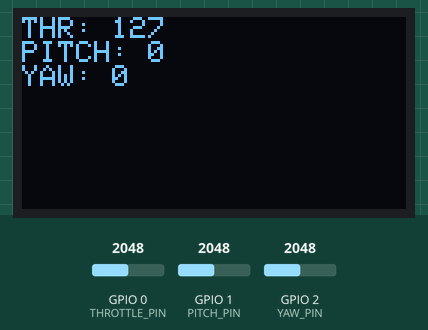
Simulated run of this sketch. Board: ESP32. Shown: 128×64 one-colour display. The inputs (shaded band) are chosen by the test bench; at power-on: GPIO 0 (THROTTLE_PIN) = 2048, GPIO 1 (PITCH_PIN) = 2048, GPIO 2 (YAW_PIN) = 2048.

Above: at 1.5 s.
1.6 s: GPIO 0 (THROTTLE_PIN) set to 2866
At 2.8 s:
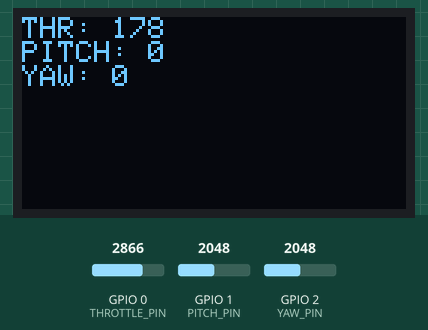
3.1 s: GPIO 1 (PITCH_PIN) set to 2866
At 3.5 s:
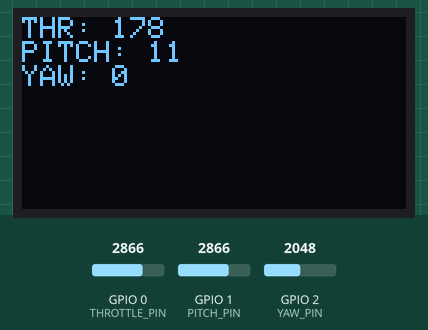
4.6 s: GPIO 2 (YAW_PIN) set to 2866
At 5.4 s:
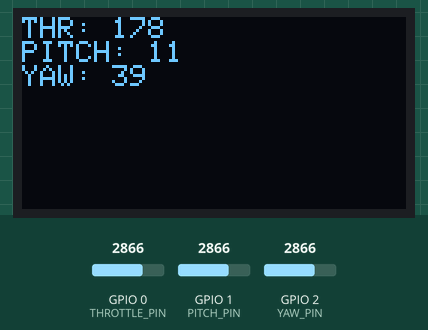
6.1 s: GPIO 0 (THROTTLE_PIN) set to 3603
At 7.3 s:
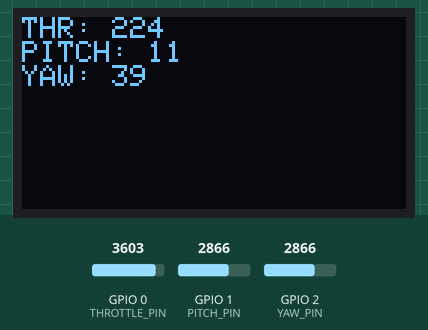
7.6 s: GPIO 1 (PITCH_PIN) set to 3603
At 8.1 s:
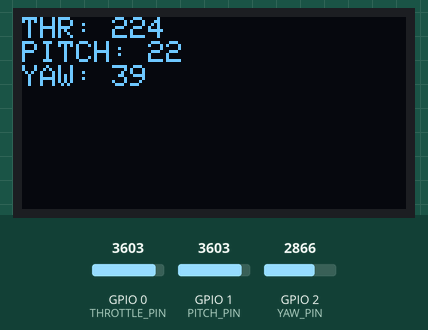
9.1 s: GPIO 2 (YAW_PIN) set to 3603
At 10.0 s:
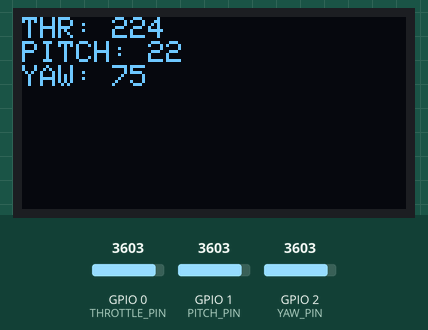
Timing chart, 0 to 11.6 s (numbered marks = the images above; inputs shaded):
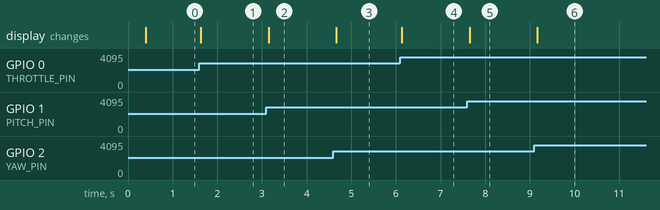

Measured:
- after the input at 1.6 s, the display: changes at once (image 1)
- after the input at 3.1 s, the display: changes after 0.05 s (image 2)
- after the input at 4.6 s, the display: changes after 0.07 s (image 3)
- after the input at 6.1 s, the display: changes at once (image 4)
- after the input at 7.6 s, the display: changes after 0.05 s (image 5)
- after the input at 9.1 s, the display: changes after 0.07 s (image 6)

The sketch:

Joystick.ino
```cpp
#include <Wire.h>
#include <Adafruit_GFX.h>
#include <Adafruit_SSD1306.h>
#include <WiFi.h>
#include <esp_now.h>

// ================= OLED =================
#define SCREEN_WIDTH 128
#define SCREEN_HEIGHT 64
#define OLED_ADDR 0x3C

#define SDA_PIN 10
#define SCL_PIN 9

Adafruit_SSD1306 display(SCREEN_WIDTH, SCREEN_HEIGHT, &Wire, -1);

// ================= JOYSTICKS =================
#define THROTTLE_PIN 0   // лівий джойстик вертикаль
#define PITCH_PIN    1   // правий джойстик вертикаль
#define YAW_PIN      2   // правий джойстик горизонталь

#define DEADZONE 300

int thrCenter, pitchCenter, yawCenter;

// ================= ESP-NOW =================
// ❗ ВПИШИ MAC ДРОНА
uint8_t droneMAC[] = {0x24,0x6F,0x28,0xAA,0xBB,0xCC};

typedef struct {
  uint16_t throttle;
  int16_t pitch;
  int16_t yaw;
} ControlData;

ControlData data;

// ================= FUNCTIONS =================
int applyDeadzone(int v, int center) {
  if (abs(v - center) < DEADZONE) return center;
  return v;
}

void calibrate() {
  long t=0,p=0,y=0;
  for(int i=0;i<30;i++){
    t+=analogRead(THROTTLE_PIN);
    p+=analogRead(PITCH_PIN);
    y+=analogRead(YAW_PIN);
    delay(10);
  }
  thrCenter=t/30;
  pitchCenter=p/30;
  yawCenter=y/30;
}

// ================= SETUP =================
void setup() {
  Serial.begin(115200);

  Wire.begin(SDA_PIN, SCL_PIN);
  display.begin(SSD1306_SWITCHCAPVCC, OLED_ADDR);
  display.setTextColor(SSD1306_WHITE);

  display.clearDisplay();
  display.setCursor(20,25);
  display.println("Calibrating...");
  display.display();
  calibrate();

  WiFi.mode(WIFI_STA);
  esp_now_init();

  esp_now_peer_info_t peer{};
  memcpy(peer.peer_addr, droneMAC, 6);
  peer.channel = 0;
  peer.encrypt = false;
  esp_now_add_peer(&peer);
}

// ================= LOOP =================
void loop() {
  int thr = applyDeadzone(analogRead(THROTTLE_PIN), thrCenter);
  int pit = applyDeadzone(analogRead(PITCH_PIN), pitchCenter);
  int yaw = applyDeadzone(analogRead(YAW_PIN), yawCenter);

  data.throttle = map(thr, 0, 4095, 0, 255);
  data.pitch    = map(pit, 0, 4095, -30, 30);
  data.yaw      = map(yaw, 0, 4095, -100, 100);

  esp_now_send(droneMAC, (uint8_t*)&data, sizeof(data));

  display.clearDisplay();
  display.setCursor(0,0);
  display.print("THR: "); display.println(data.throttle);
  display.print("PITCH: "); display.println(data.pitch);
  display.print("YAW: "); display.println(data.yaw);
  display.display();

  delay(30);
}
```
